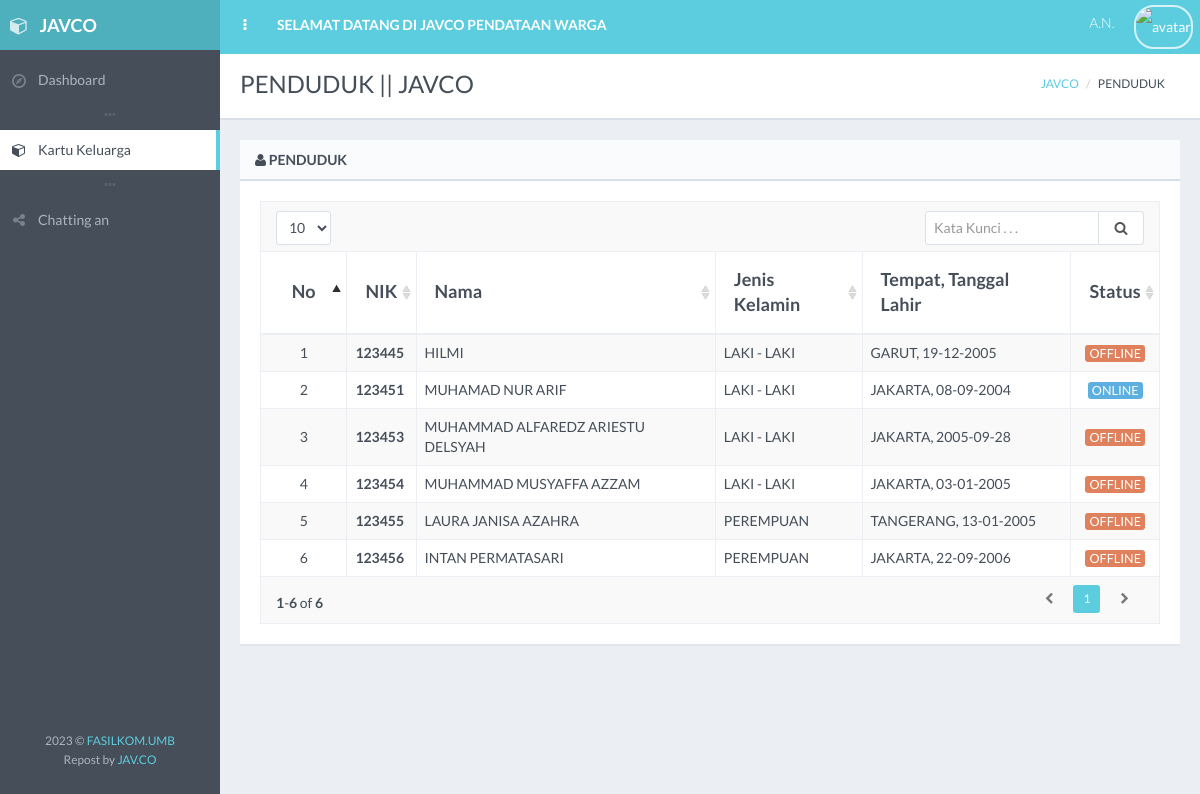
/penduduk/index.php, run on the app's committed database.
### tables this page shows
CREATE TABLE `penduduk` (
  `nik` varchar(100) NOT NULL,
  `nama` varchar(150) DEFAULT NULL,
  `tempat_lahir` varchar(50) DEFAULT NULL,
  `tanggal_lahir` varchar(10) DEFAULT NULL,
  `jk` enum('L','P') DEFAULT NULL,
  `golongan_darah` varchar(5) DEFAULT NULL,
  `pekerjaan` text DEFAULT NULL,
  `pendidikan` varchar(10) NOT NULL,
  `status_perkawinan` enum('KAWIN','BELUM KAWIN') NOT NULL,
  `kewarganegaraan` varchar(50) DEFAULT NULL,
  `id_agama` varchar(30) DEFAULT NULL,
  `id_klasifikasi` varchar(20) NOT NULL,
  `no_kk` varchar(50) DEFAULT NULL,
  `foto` text DEFAULT NULL,
  `about` text DEFAULT NULL,
  `username` varchar(20) NOT NULL,
  `password` text NOT NULL,
  `status` int(1) DEFAULT NULL
);

### koneksi.php (called while the page is built)
<?php
$_mysqli = new mysqli("localhost", "root", "", "pendataan-penduduk");
return $_mysqli;

### penduduk/penduduk.php (called while the page is built, shortened)
<?php
class Penduduk
{
    public function get_penduduk(){
        include ('../koneksi.php');
        $penduduk = $_mysqli->query("SELECT * FROM penduduk");
        return $penduduk;
    }
}
 ?>

### penduduk/index.php (the view, shortened to what this page needs)
<!DOCTYPE html>
<?php
include ("penduduk.php");
$new = new Penduduk();
$penduduk = $new->get_penduduk();
$title = "PENDUDUK || JAVCO";
 ?>
 <html class="no-js" lang="en">
    <head>
        <link rel="stylesheet" href="../assets/css/bootstrap.min.css">
        <link rel="stylesheet" href="../assets/css/plugins.css">
        <link rel="stylesheet" href="../assets/css/main.css">
        <link rel="stylesheet" href="../assets/css/themes.css">
    </head>
    <body>
        <div id="page-wrapper" class="page-loading">
            <div id="page-container" class="header-fixed-top sidebar-visible-lg-full">
                <div id="main-container">
                    <header class="navbar navbar-inverse navbar-fixed-top">
                        <ul class="nav navbar-nav-custom">
                            <li>
                                <a href="javascript:void(0)" onclick="App.sidebar('toggle-sidebar');this.blur();">
                                    <i class="fa fa-ellipsis-v fa-fw animation-fadeInRight" id="sidebar-toggle-mini"></i>
                                </a>
                            </li>
                            <li class="hidden-xs animation-fadeInQuick">
                                <a href="../pilihan.php"><strong>SELAMAT DATANG DI JAVCO PENDATAAN WARGA</strong></a>
                            </li>
                        </ul>
                    </header>
                    <div id="page-content">
                        <div class="content-header">
                            <div class="row">
                                <div class="col-sm-6">
                                    <div class="header-section">
                                        <h1><?php echo $title; ?></h1>
                                    </div>
                                </div>
                                <div class="col-sm-6 hidden-xs">
                                    <div class="header-section">
                                        <ul class="breadcrumb breadcrumb-top">
                                            <li><a href="../dashboard">JAVCO</a></li>
                                            <li>PENDUDUK</li>
                                        </ul>
                                    </div>
                                </div>
                            </div>
                        </div>
                        <div class="block full">
                            <div class="block-title">
                                <h2><i class="fa fa-user sidebar-nav-icon"></i>  PENDUDUK</h2>
                            </div>
                            <div class="table-responsive">
                                <table id="example-datatable" class="table table-striped table-bordered table-vcenter">
                                    <thead>
                                        <tr>
                                            <th class="text-center" style="width: 50px;">No</th>
                                            <th>NIK</th>
                                            <th>Nama</th>
                                            <th>Jenis Kelamin</th>
                                            <th>Tempat, Tanggal Lahir</th>
                                            <th>Status</th>
                                        </tr>
                                    </thead>
                                    <tbody>
                                    <?php $no=0; foreach ($penduduk as $row): $no++?>
                                        <tr>
                                            <td class="text-center"><?php echo $no; ?></td>
                                            <td><strong><?php echo $row['nik'] ?></strong></td>
                                            <td><?php echo $row['nama'] ?></td>
                                            <td>
                                                <?php
                                                    if ($row['jk'] == "L") {$tampil = "LAKI - LAKI";}
                                                    else {$tampil = "PEREMPUAN";}
                                                ?>
                                                <?php echo "$tampil"; ?>
                                            </td>
                                            <td><?php echo $row['tempat_lahir'].", ".$row['tanggal_lahir'] ?></td>
                                            <td class="text-center">
                                                <?php
                                                    if ($row['status'] == 1) {$klas = "label label-info"; $tampil = "ONLINE";}
                                                    else {$klas = "label label-danger"; $tampil = "OFFLINE";}
                                                ?>
                                                <span class="<?php echo $klas; ?>">
                                                    <?php echo $tampil; ?>
                                                </span>
                                            </td>
                                        </tr>
                                    <?php endforeach; ?>
                                    </tbody>
                                </table>
                            </div>
                        </div>
                    </div>
                </div>
            </div>
        </div>
    </body>
</html>

### data on the page
penduduk: nik "123445", nama "HILMI", jk "LAKI - LAKI", tempat_lahir "GARUT", tanggal_lahir "19-12-2005", status "OFFLINE"
penduduk: nik "123451", nama "MUHAMAD NUR ARIF", jk "LAKI - LAKI", tempat_lahir "JAKARTA", tanggal_lahir "08-09-2004", status "ONLINE"
penduduk: nik "123453", nama "MUHAMMAD ALFAREDZ ARIESTU DELSYAH", jk "LAKI - LAKI", tempat_lahir "JAKARTA", tanggal_lahir "2005-09-28", status "OFFLINE"
penduduk: nik "123454", nama "MUHAMMAD MUSYAFFA AZZAM", jk "LAKI - LAKI", tempat_lahir "JAKARTA", tanggal_lahir "03-01-2005", status "OFFLINE"
penduduk: nik "123455", nama "LAURA JANISA AZAHRA", jk "PEREMPUAN", tempat_lahir "TANGERANG", tanggal_lahir "13-01-2005", status "OFFLINE"
penduduk: nik "123456", nama "INTAN PERMATASARI", jk "PEREMPUAN", tempat_lahir "JAKARTA", tanggal_lahir "22-09-2006", status "OFFLINE"

### other printed values
$title "PENDUDUK || JAVCO"
